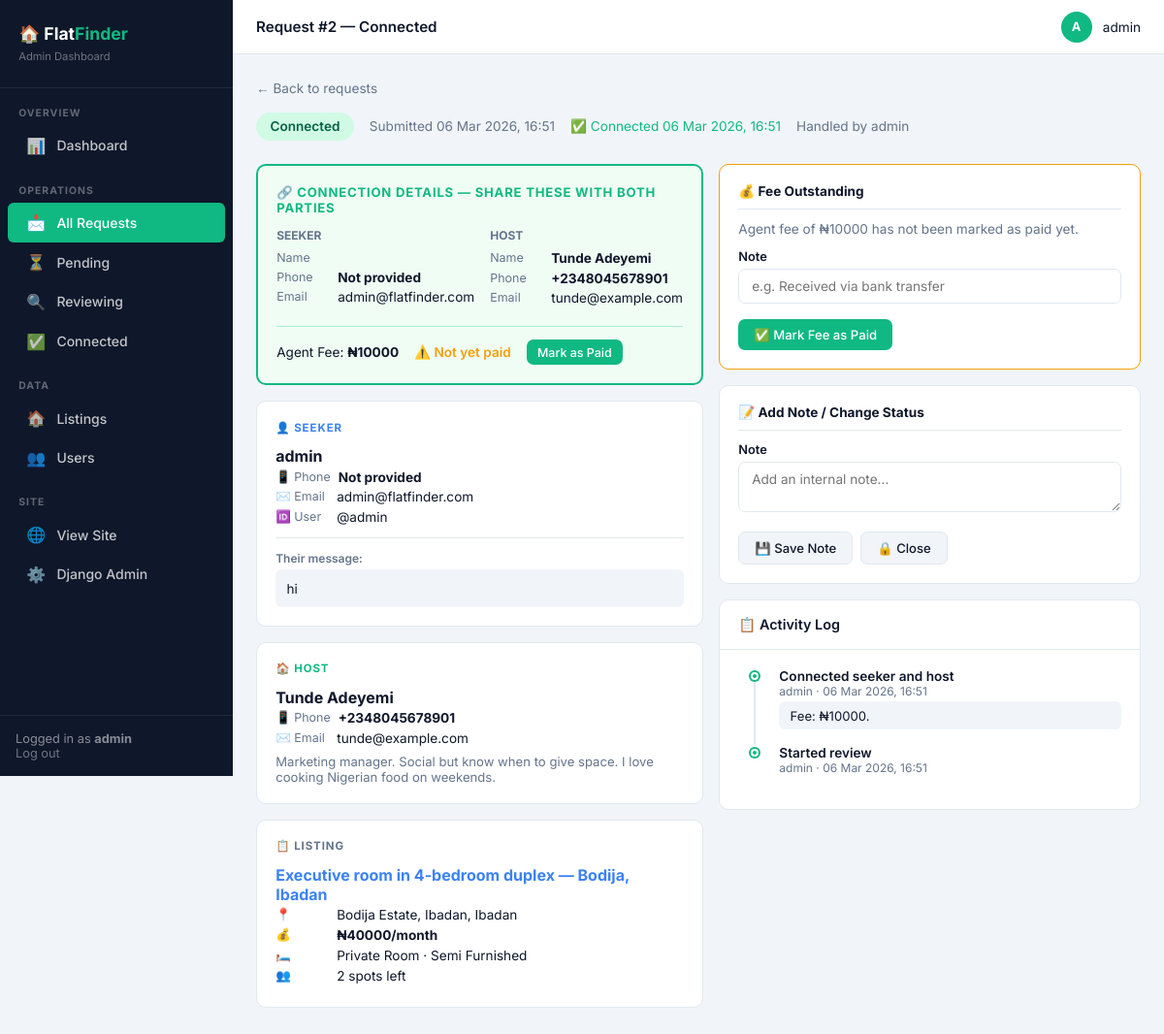
The app's page /dashboard/requests/2/ (signed in) with its own data.
### accounts/models.py (models this page shows, shortened)
class User(AbstractUser):
    bio = models.TextField(blank=True, null=True)
    phone = models.CharField(max_length=20, blank=True, null=True)
    avatar = models.ImageField(upload_to='avatars/', blank=True, null=True)
    is_verified = models.BooleanField(default=False)
    created_at = models.DateTimeField(auto_now_add=True)

### listings/models.py (models this page shows, shortened)
class ContactRequest(models.Model):
    STATUS_CHOICES = [
        ('pending', 'Pending Review'),        # Seeker submitted, admin hasn't acted
        ('reviewing', 'Under Review'),         # Admin is actively handling
        ('connected', 'Connected'),            # Admin has linked both parties
        ('closed', 'Closed'),                  # Deal done or cancelled
        ('declined', 'Declined'),              # Admin declined (bad fit, spam, etc.)
    ]
    listing = models.ForeignKey(Listing, on_delete=models.CASCADE, related_name='contact_requests')
    seeker = models.ForeignKey(settings.AUTH_USER_MODEL, on_delete=models.CASCADE, related_name='sent_requests')
    message = models.TextField()
    status = models.CharField(max_length=20, choices=STATUS_CHOICES, default='pending')
    admin_note = models.TextField(blank=True, null=True,
        help_text="Internal note about this request (not shown to users)")
    handled_by = models.ForeignKey(settings.AUTH_USER_MODEL, on_delete=models.SET_NULL,
        null=True, blank=True, related_name='handled_requests',
        help_text="Which admin staff member handled this")
    connected_at = models.DateTimeField(null=True, blank=True,
        help_text="When admin made the connection between seeker and host")
    agent_fee_charged = models.DecimalField(max_digits=10, decimal_places=2,
        null=True, blank=True, help_text="Fee collected by platform for this match")
    fee_paid = models.BooleanField(default=False, help_text="Has the agent fee been paid?")
    created_at = models.DateTimeField(auto_now_add=True)
    updated_at = models.DateTimeField(auto_now=True)
    class Meta:
        ordering = ['-created_at']
        unique_together = ['listing', 'seeker']
    @property
    def seeker_phone(self):
        return self.seeker.phone or "Not provided"
    @property
    def host_phone(self):
        return self.listing.host.phone or "Not provided"

class Listing(models.Model):
    ROOM_TYPE_CHOICES = [
        ('private', 'Private Room'),
        ('shared', 'Shared Room'),
        ('entire', 'Entire Apartment'),
        ('studio', 'Studio'),
    ]
    GENDER_PREFERENCE_CHOICES = [
        ('any', 'Any Gender'),
        ('male', 'Male Only'),
        ('female', 'Female Only'),
    ]
    FURNISHED_CHOICES = [
        ('furnished', 'Fully Furnished'),
        ('semi', 'Semi Furnished'),
        ('unfurnished', 'Unfurnished'),
    ]
    STATUS_CHOICES = [
        ('available', 'Available'),
        ('taken', 'Taken'),
        ('pending', 'Pending'),
    ]
    host = models.ForeignKey(settings.AUTH_USER_MODEL, on_delete=models.CASCADE, related_name='listings')
    title = models.CharField(max_length=200)
    description = models.TextField()
    address = models.CharField(max_length=300)
    city = models.CharField(max_length=100)
    state = models.CharField(max_length=100)
    room_type = models.CharField(max_length=20, choices=ROOM_TYPE_CHOICES, default='private')
    total_rooms = models.PositiveIntegerField(default=1)
    available_rooms = models.PositiveIntegerField(default=1)
    current_flatmates = models.PositiveIntegerField(default=0)
    max_flatmates = models.PositiveIntegerField(default=2)
    monthly_rent = models.DecimalField(max_digits=10, decimal_places=2)
    utilities_included = models.BooleanField(default=False)
    security_deposit = models.DecimalField(max_digits=10, decimal_places=2, null=True, blank=True)
    furnished = models.CharField(max_length=20, choices=FURNISHED_CHOICES, default='furnished')
    gender_preference = models.CharField(max_length=10, choices=GENDER_PREFERENCE_CHOICES, default='any')
    pets_allowed = models.BooleanField(default=False)
    smoking_allowed = models.BooleanField(default=False)
    has_wifi = models.BooleanField(default=True)
    has_parking = models.BooleanField(default=False)
    has_gym = models.BooleanField(default=False)
    has_pool = models.BooleanField(default=False)
    has_laundry = models.BooleanField(default=False)
    has_ac = models.BooleanField(default=True)
    has_security = models.BooleanField(default=False)
    status = models.CharField(max_length=20, choices=STATUS_CHOICES, default='available')
    available_from = models.DateField()
    created_at = models.DateTimeField(auto_now_add=True)
    updated_at = models.DateTimeField(auto_now=True)
    views_count = models.PositiveIntegerField(default=0)
    class Meta:
        ordering = ['-created_at']
    @property
    def spots_left(self):
        return self.max_flatmates - self.current_flatmates

class AdminActivity(models.Model):
    request = models.ForeignKey(ContactRequest, on_delete=models.CASCADE, related_name='activity_log')
    admin_user = models.ForeignKey(settings.AUTH_USER_MODEL, on_delete=models.SET_NULL,
        null=True, related_name='admin_activities')
    action = models.CharField(max_length=100)
    note = models.TextField(blank=True)
    timestamp = models.DateTimeField(auto_now_add=True)
    class Meta:
        ordering = ['-timestamp']

### dashboard/views.py (the view, shortened to what this page needs)
# urls.py: path('requests/<int:pk>/', views.request_detail, name='request_detail'),
@login_required
@user_passes_test(is_staff, login_url='/')
def request_detail(request, pk):
    req = get_object_or_404(
        ContactRequest.objects.select_related('seeker', 'listing', 'listing__host', 'handled_by'),
        pk=pk
    )
    activity_log = req.activity_log.select_related('admin_user').all()
    return render(request, 'dashboard/request_detail.html', {
        'req': req,
        'activity_log': activity_log,
    })

### templates/dashboard/request_detail.html (shortened to what this page needs)
{% extends 'dashboard/base.html' %}
{% block page_title %}Request #{{ req.pk }} — {{ req.get_status_display }}{% endblock %}
{% block content %}
<div style="margin-bottom:1rem;">
  <a href="{% url 'dashboard:requests' %}" style="color:var(--muted);font-size:0.85rem;">← Back to requests</a>
</div>
<div style="display:flex;align-items:center;gap:1rem;margin-bottom:1.5rem;flex-wrap:wrap;">
  <span class="badge badge-{{ req.status }}" style="font-size:0.85rem;padding:0.4rem 0.9rem;">{{ req.get_status_display }}</span>
  <span style="color:var(--muted);font-size:0.85rem;">Submitted {{ req.created_at|date:"d M Y, H:i" }}</span>
  {% if req.connected_at %}<span style="color:var(--accent);font-size:0.85rem;">✅ Connected {{ req.connected_at|date:"d M Y, H:i" }}</span>{% endif %}
  {% if req.handled_by %}<span style="color:var(--muted);font-size:0.85rem;">Handled by {{ req.handled_by.username }}</span>{% endif %}
</div>
<div class="grid-2" style="margin-bottom:1rem;">
  <div>
    {% if req.status == 'connected' %}
    <div class="contact-reveal" style="margin-bottom:1rem;">
      <h4>🔗 Connection Details — Share these with both parties</h4>
      <div style="display:grid;grid-template-columns:1fr 1fr;gap:1rem;">
        <div>
          <div style="font-size:0.75rem;font-weight:700;color:var(--muted);margin-bottom:0.5rem;">SEEKER</div>
          <div class="contact-line"><span class="label">Name</span><strong>{{ req.seeker.get_full_name }}</strong></div>
          <div class="contact-line"><span class="label">Phone</span><strong>{{ req.seeker_phone }}</strong></div>
          <div class="contact-line"><span class="label">Email</span>{{ req.seeker.email }}</div>
        </div>
        <div>
          <div style="font-size:0.75rem;font-weight:700;color:var(--muted);margin-bottom:0.5rem;">HOST</div>
          <div class="contact-line"><span class="label">Name</span><strong>{{ req.listing.host.get_full_name }}</strong></div>
          <div class="contact-line"><span class="label">Phone</span><strong>{{ req.host_phone }}</strong></div>
          <div class="contact-line"><span class="label">Email</span>{{ req.listing.host.email }}</div>
        </div>
      </div>
      {% if req.agent_fee_charged %}
      <div style="margin-top:1rem;padding-top:0.8rem;border-top:1px solid #a7f3d0;display:flex;align-items:center;gap:1rem;">
        <span style="font-size:0.85rem;">Agent Fee: <strong>₦{{ req.agent_fee_charged|floatformat:0 }}</strong></span>
        {% if req.fee_paid %}
          <span style="color:var(--accent);font-weight:600;font-size:0.85rem;">✅ Paid</span>
        {% else %}
          <span style="color:var(--warning);font-weight:600;font-size:0.85rem;">⚠️ Not yet paid</span>
          <form method="post" style="display:inline;">
            <button name="action" value="mark_fee_paid" class="btn btn-sm btn-primary">Mark as Paid</button>
          </form>
        {% endif %}
      </div>
      {% endif %}
    </div>
    {% endif %}
    <div class="person-card" style="margin-bottom:1rem;">
      <div class="person-role seeker">👤 Seeker</div>
      <div class="person-name">{{ req.seeker.get_full_name|default:req.seeker.username }}</div>
      <div class="contact-line"><span class="label">📱 Phone</span><strong>{{ req.seeker_phone }}</strong></div>
      <div class="contact-line"><span class="label">✉️ Email</span>{{ req.seeker.email }}</div>
      <div class="contact-line"><span class="label">🆔 User</span>@{{ req.seeker.username }}</div>
      <div style="margin-top:0.8rem;padding-top:0.8rem;border-top:1px solid var(--border);">
        <div style="font-size:0.75rem;font-weight:600;color:var(--muted);margin-bottom:0.3rem;">Their message:</div>
        <div style="font-size:0.85rem;background:var(--bg);padding:0.7rem;border-radius:6px;">{{ req.message }}</div>
      </div>
    </div>
    <div class="person-card" style="margin-bottom:1rem;">
      <div class="person-role host">🏠 Host</div>
      <div class="person-name">{{ req.listing.host.get_full_name|default:req.listing.host.username }}</div>
      <div class="contact-line"><span class="label">📱 Phone</span><strong>{{ req.host_phone }}</strong></div>
      <div class="contact-line"><span class="label">✉️ Email</span>{{ req.listing.host.email }}</div>
      {% if req.listing.host.bio %}<div style="margin-top:0.5rem;font-size:0.82rem;color:var(--muted);">{{ req.listing.host.bio }}</div>{% endif %}
    </div>
    <div class="person-card">
      <div class="person-role" style="color:var(--muted);">📋 Listing</div>
      <div class="person-name"><a href="{% url 'listings:detail' req.listing.pk %}" target="_blank" style="color:var(--info);">{{ req.listing.title }}</a></div>
      <div class="contact-line"><span class="label">📍</span>{{ req.listing.address }}, {{ req.listing.city }}</div>
      <div class="contact-line"><span class="label">💰</span><strong>₦{{ req.listing.monthly_rent|floatformat:0 }}/month</strong></div>
      <div class="contact-line"><span class="label">🛏️</span>{{ req.listing.get_room_type_display }} · {{ req.listing.get_furnished_display }}</div>
      <div class="contact-line"><span class="label">👥</span>{{ req.listing.spots_left }} spot{{ req.listing.spots_left|pluralize }} left</div>
    </div>
  </div>
  <div>
    {% if req.status == 'connected' and not req.fee_paid %}
    <div class="action-panel" style="border-color:var(--warning);">
      <div class="action-title">💰 Fee Outstanding</div>
      <p style="font-size:0.85rem;color:var(--muted);margin-bottom:0.8rem;">Agent fee of ₦{{ req.agent_fee_charged|floatformat:0 }} has not been marked as paid yet.</p>
      <form method="post">
        <div class="form-group">
          <label class="form-label">Note</label>
          <input type="text" name="note" class="form-control" placeholder="e.g. Received via bank transfer">
        </div>
        <button name="action" value="mark_fee_paid" class="btn btn-primary">✅ Mark Fee as Paid</button>
      </form>
    </div>
    {% endif %}
    <div class="action-panel">
      <div class="action-title">📝 Add Note / Change Status</div>
      <form method="post">
        <div class="form-group">
          <label class="form-label">Note</label>
          <textarea name="note" class="form-control" rows="2" placeholder="Add an internal note...">{{ req.admin_note|default:'' }}</textarea>
        </div>
        <div class="action-btn-grid">
          <button name="action" value="add_note" class="btn btn-secondary">💾 Save Note</button>
          {% if req.status not in 'closed,declined' %}
          <button name="action" value="close" class="btn btn-secondary" onclick="return confirm('Close this request?')">🔒 Close</button>
          {% endif %}
        </div>
      </form>
    </div>
    <div class="card">
      <div class="card-header"><h3>📋 Activity Log</h3></div>
      <div class="card-body">
        {% if activity_log %}
        <div class="timeline">
          {% for log in activity_log %}
          <div class="timeline-item">
            <div class="timeline-dot"></div>
            <div class="timeline-action">{{ log.action }}</div>
            <div class="timeline-meta">{{ log.admin_user.username }} · {{ log.timestamp|date:"d M Y, H:i" }}</div>
            {% if log.note %}<div class="timeline-note">{{ log.note }}</div>{% endif %}
          </div>
          {% endfor %}
        </div>
        {% else %}
        <div style="text-align:center;color:var(--muted);padding:1rem;font-size:0.85rem;">No activity yet</div>
        {% endif %}
      </div>
    </div>
  </div>
</div>
{% endblock %}

### templates/dashboard/base.html (shortened to what this page needs)
<!DOCTYPE html>
<html lang="en">
<head>
</head>
<body>
  <aside class="sidebar">
    <div class="sidebar-brand">🏠 Flat<span>Finder</span><br><small style="font-size:0.7rem;color:rgba(255,255,255,0.4);font-weight:400;">Admin Dashboard</small></div>
    <div class="sidebar-label">Overview</div>
    <a href="{% url 'dashboard:home' %}" class="sidebar-link {% if request.resolver_match.url_name == 'home' %}active{% endif %}">
      <span class="icon">📊</span> Dashboard
    </a>
    <div class="sidebar-label">Operations</div>
    <a href="{% url 'dashboard:requests' %}" class="sidebar-link {% if 'request' in request.resolver_match.url_name %}active{% endif %}">
      <span class="icon">📩</span> All Requests
    </a>
    <a href="{% url 'dashboard:requests' %}?status=pending" class="sidebar-link">
      <span class="icon">⏳</span> Pending
    </a>
    <a href="{% url 'dashboard:requests' %}?status=reviewing" class="sidebar-link">
      <span class="icon">🔍</span> Reviewing
    </a>
    <a href="{% url 'dashboard:requests' %}?status=connected" class="sidebar-link">
      <span class="icon">✅</span> Connected
    </a>
    <div class="sidebar-label">Data</div>
    <a href="{% url 'dashboard:listings' %}" class="sidebar-link {% if request.resolver_match.url_name == 'listings' %}active{% endif %}">
      <span class="icon">🏠</span> Listings
    </a>
    <a href="{% url 'dashboard:users' %}" class="sidebar-link {% if request.resolver_match.url_name == 'users' %}active{% endif %}">
      <span class="icon">👥</span> Users
    </a>
    <div class="sidebar-label">Site</div>
    <a href="{% url 'listings:home' %}" class="sidebar-link" target="_blank">
      <span class="icon">🌐</span> View Site
    </a>
    <a href="/admin/" class="sidebar-link" target="_blank">
      <span class="icon">⚙️</span> Django Admin
    </a>
    <div class="sidebar-footer">
      Logged in as <strong>{{ request.user.username }}</strong><br>
      <a href="{% url 'accounts:logout' %}" style="color:rgba(255,255,255,0.4);">Log out</a>
    </div>
  </aside>
  <div class="main">
    <div class="topbar">
      <div class="topbar-title">{% block page_title %}Dashboard{% endblock %}</div>
      <div class="topbar-user">
        <div class="topbar-avatar">{{ request.user.username|slice:":1"|upper }}</div>
        <span>{{ request.user.get_full_name|default:request.user.username }}</span>
      </div>
    </div>
    <div class="page-content">
      {% block content %}{% endblock %}
    </div>
  </div>
</body>
</html>

### records on screen
User: user.username "admin", user.username "A", user.get_full_name "admin"
ContactRequest: pk "2", status "Connected", created_at "06 Mar 2026, 16:51", connected_at "06 Mar 2026, 16:51", handled_by.username "admin", seeker_phone "Not provided", seeker.email "admin@flatfinder.com", listing.host.get_full_name "Tunde Adeyemi", host_phone "+2348045678901", listing.host.email "tunde@example.com", agent_fee_charged "10000", seeker.get_full_name "admin", seeker.username "admin", message "hi", listing.host.bio "Marketing manager. Social but know when to give space. I love cooking Nigerian food on weekends.", listing "Executive room in 4-bedroom duplex — Bodija, Ibadan", listing.address "Bodija Estate, Ibadan", listing.city "Ibadan", listing.monthly_rent "40000", listing.room_type "Private Room", listing.furnished "Semi Furnished", listing.spots_left "2"
AdminActivity: action "Connected seeker and host", admin_user.username "admin", timestamp "06 Mar 2026, 16:51", note "Fee: ₦10000."
AdminActivity: action "Started review", admin_user.username "admin", timestamp "06 Mar 2026, 16:51"
